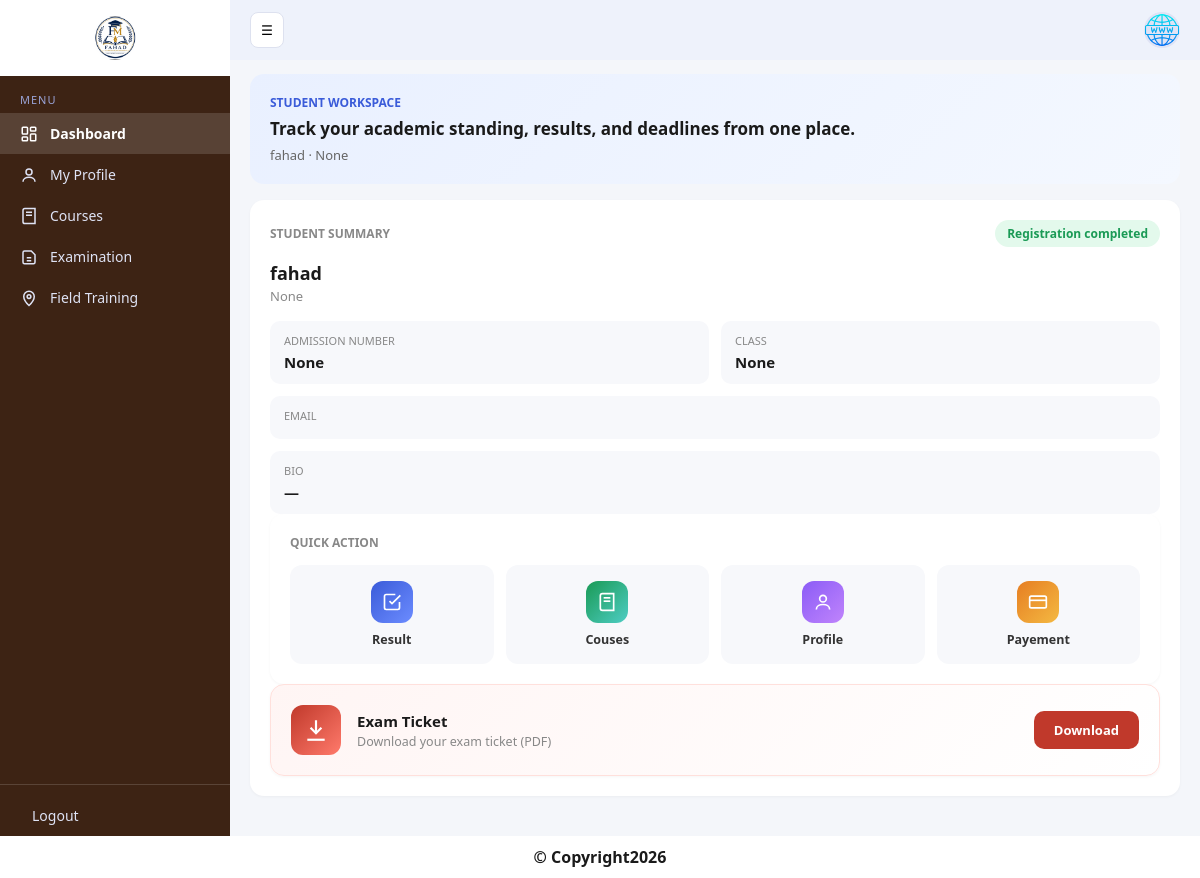
The page /dashboard/ (signed in) on the database its author committed.
### mysite_app/models.py (models this page shows, shortened)
class Profile(models.Model):
    user = models.OneToOneField(
        User,
        on_delete=models.CASCADE
    )
    profile_picture = models.ImageField(
        upload_to='profile_pics/',
        default='default.png'
    )
    bio = models.TextField(blank=True)

class StudentProfile(models.Model):
    user = models.ForeignKey(
        User,
        on_delete=models.CASCADE
    )
    admission_number = models.CharField(max_length=50, blank=True, null=True)
    student_class = models.CharField(max_length=50, blank=True, null=True)
    email = models.EmailField()
    is_paid = models.BooleanField(default=False)
    is_verified = models.BooleanField(default=False)

### mysite_app/views.py (the view)
# urls.py: path('dashboard/', views.dashboard, name='dashboard'),
@login_required
def dashboard(request):
    profile, created= Profile.objects.get_or_create(user=request.user)
    student, created= StudentProfile.objects.get_or_create(user=request.user)
    return render(request, 'dashboard.html',{'profile':profile, 'student': student,})

### mysite_app/templates/dashboard.html (shortened to what this page needs)
{% load static %}
<!DOCTYPE html>
<html lang="sw">
<head>
</head>
<body>
<div class="app">
  <div class="sidebar" id="sidebar">
    <div class="sidebar-logo">
      <img src="{% static 'lo.jpg' %}" alt="Logo">
    </div>
    <div class="menu-label">MENU</div>
    <a href="{% url 'dashboard' %}" class="nav-item active">
  <svg width="18" height="18" viewBox="0 0 24 24" fill="none" stroke="currentColor" stroke-width="2"><rect x="3" y="3" width="7" height="9" rx="1"/><rect x="14" y="3" width="7" height="5" rx="1"/><rect x="14" y="12" width="7" height="9" rx="1"/><rect x="3" y="16" width="7" height="5" rx="1"/></svg>
  <span>Dashboard</span>
</a>
<a href="{% url 'profile' %}" class="nav-item">
  <svg width="18" height="18" viewBox="0 0 24 24" fill="none" stroke="currentColor" stroke-width="2"><circle cx="12" cy="8" r="4"/><path d="M4 21c0-4 4-6 8-6s8 2 8 6"/></svg>
  <span>My Profile</span>
</a>
<a href="{% url 'Courses' %}" class="nav-item">
  <svg width="18" height="18" viewBox="0 0 24 24" fill="none" stroke="currentColor" stroke-width="2"><path d="M4 19.5V4.5A2.5 2.5 0 0 1 6.5 2H20v20H6.5A2.5 2.5 0 0 1 4 19.5z"/><line x1="8" y1="7" x2="16" y2="7"/><line x1="8" y1="11" x2="16" y2="11"/></svg>
  <span>Courses</span>
</a>
<a href="{% url 'grader' %}" class="nav-item">
  <svg width="18" height="18" viewBox="0 0 24 24" fill="none" stroke="currentColor" stroke-width="2"><path d="M4 19V6a2 2 0 0 1 2-2h9l5 5v10a2 2 0 0 1-2 2H6a2 2 0 0 1-2-2z"/><line x1="9" y1="13" x2="15" y2="13"/><line x1="9" y1="17" x2="15" y2="17"/></svg>
  <span>Examination</span>
</a>
<a href="{% url 'field_training_hub' %}" class="nav-item">
  <svg width="18" height="18" viewBox="0 0 24 24" fill="none" stroke="currentColor" stroke-width="2"><path d="M12 22s7-6.5 7-12a7 7 0 0 0-14 0c0 5.5 7 12 7 12z"/><circle cx="12" cy="10" r="2.5"/></svg>
  <span>Field Training</span>
</a>
    <div class="sidebar-help">
      <a href="{% url 'login' %}" class="nav-item"><span>Logout</span></a>
    </div>
  </div>
  <div class="main">
    <div class="topbar">
      <button class="toggle-btn" onclick="toggleSidebar()">☰</button>
      <div class="avatar">
        {% if profile.profile_picture and profile.profile_picture.url != '/media/default.png' %}
          <img src="{{ profile.profile_picture.url }}" alt="Profile">
        {% else %}
          <a href="{% url 'edit_profile' %}">
            <img src="{% static 'default-avatar.png' %}" alt="Weka picha">
          </a>
        {% endif %}
      </div>
    </div>
    <div class="content">
      <div class="card-hero">
        <div class="eyebrow">STUDENT WORKSPACE</div>
        <div class="hero-title">Track your academic standing, results, and deadlines from one place.</div>
        <div class="hero-sub">{{ user.get_full_name|default:user.username }} &middot; {{ student.student_class }}</div>
      </div>
      <div class="card">
        <div class="summary-top">
          <div class="section-label">STUDENT SUMMARY</div>
          {% if student.is_verified %}
            <div class="badge ok">Registration completed</div>
          {% else %}
            <div class="badge locked">Pending verification</div>
          {% endif %}
        </div>
        {% if student.is_paid and student.is_verified %}
          <div class="name-title">{{ user.get_full_name|default:user.username }}</div>
          <div class="id-sub">{{ student.admission_number }}</div>
          <div class="grid2">
            <div class="field-box">
              <div class="flabel">ADMISSION NUMBER</div>
              <div class="fvalue">{{ student.admission_number }}</div>
            </div>
            <div class="field-box">
              <div class="flabel">CLASS</div>
              <div class="fvalue">{{ student.student_class }}</div>
            </div>
            <div class="field-box wide">
              <div class="flabel">EMAIL</div>
            </div>
            <div class="field-box wide">
              <div class="flabel">BIO</div>
              <div class="fvalue">{{ profile.bio|default:"—" }}</div>
            </div>
          </div>
<div class="card">
  <div class="section-label">QUICK ACTION</div>
  <div class="quick-grid">
    <a href="{% url 'results' %}" class="quick-item">
      <div class="quick-icon blue">
        <svg width="20" height="20" viewBox="0 0 24 24" fill="none" stroke="currentColor" stroke-width="2"><path d="M9 11l3 3L22 4"/><path d="M21 12v7a2 2 0 0 1-2 2H5a2 2 0 0 1-2-2V5a2 2 0 0 1 2-2h11"/></svg>
      </div>
      <span>Result</span>
    </a>
    <a href="{% url 'Courses' %}" class="quick-item">
      <div class="quick-icon green">
        <svg width="20" height="20" viewBox="0 0 24 24" fill="none" stroke="currentColor" stroke-width="2"><path d="M4 19.5V4.5A2.5 2.5 0 0 1 6.5 2H20v20H6.5A2.5 2.5 0 0 1 4 19.5z"/><line x1="8" y1="7" x2="16" y2="7"/><line x1="8" y1="11" x2="16" y2="11"/></svg>
      </div>
      <span>Couses</span>
    </a>
    <a href="{% url 'edit_profile' %}" class="quick-item">
      <div class="quick-icon purple">
        <svg width="20" height="20" viewBox="0 0 24 24" fill="none" stroke="currentColor" stroke-width="2"><circle cx="12" cy="8" r="4"/><path d="M4 21c0-4 4-6 8-6s8 2 8 6"/></svg>
      </div>
      <span>Profile</span>
    </a>
    <a href="{% url 'payment' %}" class="quick-item">
      <div class="quick-icon orange">
        <svg width="20" height="20" viewBox="0 0 24 24" fill="none" stroke="currentColor" stroke-width="2"><rect x="2" y="5" width="20" height="14" rx="2"/><line x1="2" y1="10" x2="22" y2="10"/></svg>
      </div>
      <span>Payement</span>
    </a>
  </div>
</div>
 <div class="card ticket-card">
        <div class="ticket-icon">
          <svg width="26" height="26" viewBox="0 0 24 24" fill="none" stroke="currentColor" stroke-width="2"><path d="M12 3v12"/><path d="M7 10l5 5 5-5"/><path d="M4 21h16"/></svg>
        </div>
        <div class="ticket-info">
          <div class="ticket-title">Exam Ticket</div>
          <div class="ticket-sub">Download your exam ticket (PDF)</div>
        </div>
        <a href="{% url 'exam_ticket_download' %}" class="ticket-btn">Download</a>
      </div>
        {% endif %}
      </div>
    </div>
  </div>
</div>
<footer>
  <p>© Copyright2026</p>
</footer>
</body>
</html>

### mysite_app/templates/dashboard.html (style rules this page uses)
* { margin:0; padding:0; box-sizing:border-box; font-family:'Segoe UI', Arial, sans-serif; }
body { background:#f4f6fa; color:#1a1a1a; }
.app { display:flex; min-height:100vh; }
.sidebar { width:230px; background:#3D2314; color:#dfe3f5; display:flex; flex-direction:column; flex-shrink:0; transition:width .25s; }
.sidebar-logo { display:flex; align-items:center; justify-content:center; padding:16px 0; background:#fff; }
.sidebar-logo img { width:44px; height:44px; object-fit:contain; border-radius:50%; }
.menu-label { font-size:11px; letter-spacing:1px; color:#9aa3d6; padding:16px 20px 6px; }
.nav-item { display:flex; align-items:center; gap:12px; padding:11px 20px; color:#dfe3f5; text-decoration:none; font-size:14px; white-space:nowrap; }
.nav-item.active { background:rgba(255,255,255,.14); color:#fff; font-weight:600; }
.sidebar-help { margin-top:auto; border-top:1px solid rgba(255,255,255,.15); padding-top:10px; }
.main { flex:1; display:flex; flex-direction:column; min-width:0; }
.topbar { display:flex; align-items:center; justify-content:space-between; background:#eef2fb; padding:12px 20px; }
.toggle-btn { background:#fff; border:1px solid #dde1ef; border-radius:8px; padding:8px 10px; cursor:pointer; }
.avatar { width:36px; height:36px; border-radius:50%; overflow:hidden; background:#dfe3f5; display:flex; align-items:center; justify-content:center; }
.avatar img { width:100%; height:100%; object-fit:cover; }
.content { padding:14px 20px 40px; display:flex; flex-direction:column; gap:16px; }
.card { background:#fff; border-radius:14px; padding:20px; box-shadow:0 1px 3px rgba(0,0,0,.04); }
.card-hero { background:linear-gradient(135deg,#e9f0ff,#f4f8ff); border-radius:14px; padding:20px; }
.eyebrow { font-size:12px; font-weight:700; color:#3a5bd9; margin-bottom:6px; }
.hero-title { font-size:17px; font-weight:700; margin-bottom:6px; }
.hero-sub { font-size:13px; color:#666; }
.summary-top { display:flex; align-items:center; justify-content:space-between; margin-bottom:14px; }
.badge { font-size:12px; font-weight:600; padding:5px 12px; border-radius:20px; }
.badge.ok { background:#e3f9ec; color:#1a9a55; }
.section-label { font-size:12px; color:#888; font-weight:600; }
.name-title { font-size:18px; font-weight:700; margin:4px 0 2px; }
.id-sub { font-size:13px; color:#888; margin-bottom:16px; }
.grid2 { display:grid; grid-template-columns:1fr; gap:12px; }
@media (min-width:480px) { .grid2 { grid-template-columns:1fr 1fr; } }
.field-box { background:#f7f8fb; border-radius:10px; padding:12px 14px; }
.field-box.wide { grid-column:1/-1; }
.flabel { font-size:11px; color:#888; margin-bottom:4px; }
.fvalue { font-size:15px; font-weight:700; }
.quick-grid { display:grid; grid-template-columns:repeat(2,1fr); gap:12px; margin-top:14px; }
@media (min-width:480px) { .quick-grid { grid-template-columns:repeat(4,1fr); } }
.quick-item { display:flex; flex-direction:column; align-items:center; gap:8px; padding:16px 8px; border-radius:12px; background:#f7f8fb; text-decoration:none; color:#333; font-size:12.5px; font-weight:600; transition:transform .15s ease, background .15s ease; }
.quick-icon { width:42px; height:42px; border-radius:12px; display:flex; align-items:center; justify-content:center; color:#fff; }
.quick-icon.blue { background:linear-gradient(135deg,#3a5bd9,#6c8cff); }
.quick-icon.green { background:linear-gradient(135deg,#1a9a55,#4ecdc4); }
.quick-icon.purple { background:linear-gradient(135deg,#8b5cf6,#c084fc); }
.quick-icon.orange { background:linear-gradient(135deg,#e67e22,#f4b942); }
.ticket-card { display:flex; align-items:center; gap:16px; background:linear-gradient(135deg,#fff5f4,#fff); border:1px solid #ffe0dc; }
.ticket-icon { width:50px; height:50px; border-radius:12px; flex-shrink:0; background:linear-gradient(135deg,#c0392b,#ff7a6b); color:#fff; display:flex; align-items:center; justify-content:center; }
.ticket-info { flex:1; min-width:0; }
.ticket-title { font-size:15px; font-weight:700; color:#1a1a1a; }
.ticket-sub { font-size:12.5px; color:#888; margin-top:2px; }
.ticket-btn { background:#c0392b; color:#fff; padding:10px 20px; border-radius:10px; text-decoration:none; font-size:13px; font-weight:700; flex-shrink:0; }
p { text-align: center; background-color: white; font-weight: bold; padding: 10px 12px; }

### rows shown on the page
Profile: profile_picture (picture), bio "—"
StudentProfile: student_class "None", admission_number "None"

### other values the page prints
{{ user.get_full_name|default:user.username }} "fahad"
